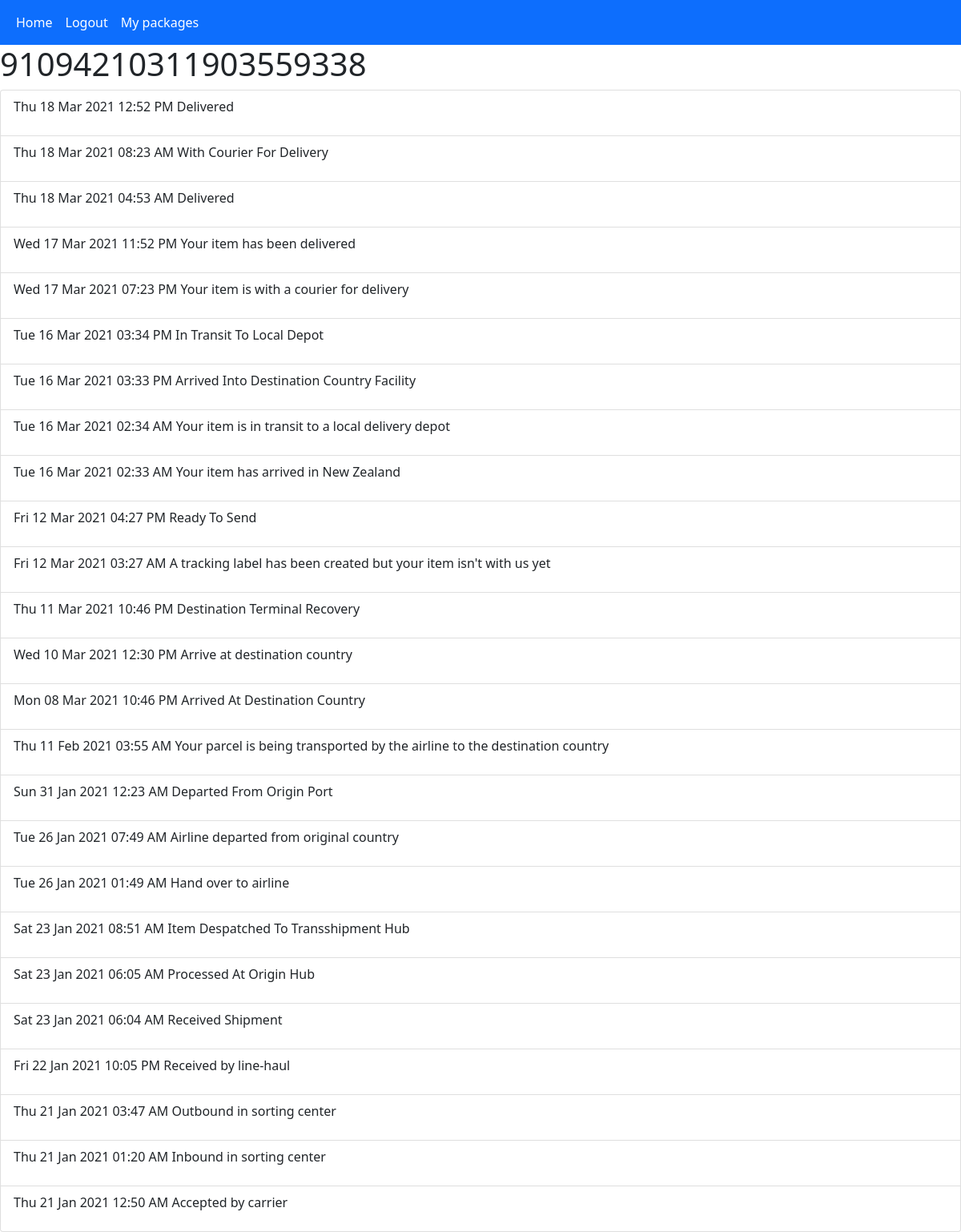
Screenshot of /packageDetails/1 (signed in) with the database file from the repository.
### tables this page shows
CREATE TABLE 'package_data' (
'id' INTEGER NOT NULL  PRIMARY KEY AUTOINCREMENT,
'package_id' INTEGER NOT NULL  REFERENCES 'packages' ('id'),
'date' TEXT(12) NOT NULL ,
'time' TEXT(8) NOT NULL ,
'data' TEXT NOT NULL 
);

### main.py (the view)
@app.route("/packageDetails/<int:packageID>")
@login_required
def viewPackage(packageID):
	packageData = packageHandler.getPackageData(packageID, session["userID"])
	if not packageData:
		flash("You are not tracking that package. Add it!", "primary")
		return redirect(url_for("packageList"))
	return render_template("packageData.html", packageData=packageData)

### main.py (called while the page is built)
def login_required(func):
	@wraps(func) # This decorator copies over function attributes like __name__, docstring etc. required by flask for some reason
	def wrapper(*args, **kwargs):
		if "userID" in session and session["userID"] > 0:
			return func(*args, **kwargs)
		else:
			flash("You need to log in to do that!", "danger")
			return redirect(url_for("login"))
	return wrapper

### packages.py (called while the page is built)
def createDBConnection(func):
	def wrapper(self, *args, **kwargs):
		with sqlite3.connect(self.dbPath) as con:
			self.con = con
			return func(self, *args, **kwargs)
	return wrapper

	@createDBConnection
	def getPackageData(self, packageID, userID):
		if self.isPackageAssociatedWithUser(packageID, userID) == False:
			return False
		cur = self.con.cursor() # Dictionary format cursor
		cur.row_factory = sqlite3.Row
		cur.execute("SELECT id, date, time, data FROM package_data WHERE package_id = ? UNION SELECT 0, COALESCE(title, trackingNumber) AS title, NULL, NULL FROM packages WHERE id = ?", [packageID, packageID])
		result = cur.fetchall()
		cur.close()
		return result

	def isPackageAssociatedWithUser(self, packageID, userID):
		cur = self.con.cursor()
		cur.execute("SELECT id FROM packages WHERE user_id = ? AND id = ?", [userID, packageID])
		result = cur.fetchone()
		cur.close()
		if not result:
			return False
		return True

### templates/packageData.html
{% from "includes/form_renderer.html" import render_form %}
{% extends "main_layout_container.html" %}
{% block body %}
	<h1>{{ packageData[0]["date"] }}</h1>
	<ul class="list-group">
		{% if packageData|length < 2 %}
			<li class="list-group-item">There is no tracking data for this package yet. Please try again in a few minutes.</li>
		{% else %}
			{% for data in packageData[1:] %}
				<li class="list-group-item">
					<p class="d-inline-block">{{ data["date"] }} {{ data["time"] }}</p>
					<p class="d-inline-block">      {{ data["data"] }}</p>
				</li>
			{% endfor %}
		{% endif %}
	</ul>
{% endblock %}

### templates/main_layout_container.html (shortened to what this page needs)
<!DOCTYPE html>
<html lang="en">
	<head>
		<link href="https://cdn.jsdelivr.net/npm/bootstrap@5.0.0-beta3/dist/css/bootstrap.min.css" rel="stylesheet">
	</head>
	<body>
		{% include "includes/navbar.html" %}
		{% block body %}
		{% endblock %}
	</body>
</html>

### templates/includes/navbar.html (shortened to what this page needs)
<nav class="navbar navbar-expand-lg navbar-dark bg-primary">
	<div class="container-fluid">
		<div class="collapse navbar-collapse" id="navbarSupportedContent">
			<ul class="navbar-nav me-auto mb-2 mb-lg-0">
				<li class="nav-item">
					<a class="nav-link" href="/"  style="color: white;">Home</a>
				</li>
				{% if session["userID"] %}
					<li class="nav-item">
						<a class="nav-link" href="/logout" style="color: white;">Logout</a>
					</li>
					<li class="nav-item">
						<a class="nav-link active" aria-current="page" href="/packageList" style="color: white;">My packages</a>
					</li>
				{% endif %}
			</ul>
		</div>
	</div>
</nav>

### rows the page displays
package_data: date "Thu 18 Mar 2021", time "12:52 PM", data "Delivered"
package_data: date "Thu 18 Mar 2021", time "08:23 AM", data "With Courier For Delivery"
package_data: date "Thu 18 Mar 2021", time "04:53 AM", data "Delivered"
package_data: date "Wed 17 Mar 2021", time "11:52 PM", data "Your item has been delivered"
package_data: date "Wed 17 Mar 2021", time "07:23 PM", data "Your item is with a courier for delivery"
package_data: date "Tue 16 Mar 2021", time "03:34 PM", data "In Transit To Local Depot"
package_data: date "Tue 16 Mar 2021", time "03:33 PM", data "Arrived Into Destination Country Facility"
package_data: date "Tue 16 Mar 2021", time "02:34 AM", data "Your item is in transit to a local delivery depot"
package_data: date "Tue 16 Mar 2021", time "02:33 AM", data "Your item has arrived in New Zealand"
package_data: date "Fri 12 Mar 2021", time "04:27 PM", data "Ready To Send"
package_data: date "Fri 12 Mar 2021", time "03:27 AM", data "A tracking label has been created but your item isn't with us yet"
package_data: date "Thu 11 Mar 2021", time "10:46 PM", data "Destination Terminal Recovery"
package_data: date "Wed 10 Mar 2021", time "12:30 PM", data "Arrive at destination country"
package_data: date "Mon 08 Mar 2021", time "10:46 PM", data "Arrived At Destination Country"
package_data: date "Thu 11 Feb 2021", time "03:55 AM", data "Your parcel is being transported by the airline to the destination country"
package_data: date "Sun 31 Jan 2021", time "12:23 AM", data "Departed From Origin Port"
package_data: date "Tue 26 Jan 2021", time "07:49 AM", data "Airline departed from original country"
package_data: date "Tue 26 Jan 2021", time "01:49 AM", data "Hand over to airline"
package_data: date "Sat 23 Jan 2021", time "08:51 AM", data "Item Despatched To Transshipment Hub"
package_data: date "Sat 23 Jan 2021", time "06:05 AM", data "Processed At Origin Hub"
package_data: date "Sat 23 Jan 2021", time "06:04 AM", data "Received Shipment"
package_data: date "Fri 22 Jan 2021", time "10:05 PM", data "Received by line-haul"
package_data: date "Thu 21 Jan 2021", time "03:47 AM", data "Outbound in sorting center"
package_data: date "Thu 21 Jan 2021", time "01:20 AM", data "Inbound in sorting center"
package_data: date "Thu 21 Jan 2021", time "12:50 AM", data "Accepted by carrier"

### other values shown
{{ packageData[0]["date"] }} "91094210311903559338"
